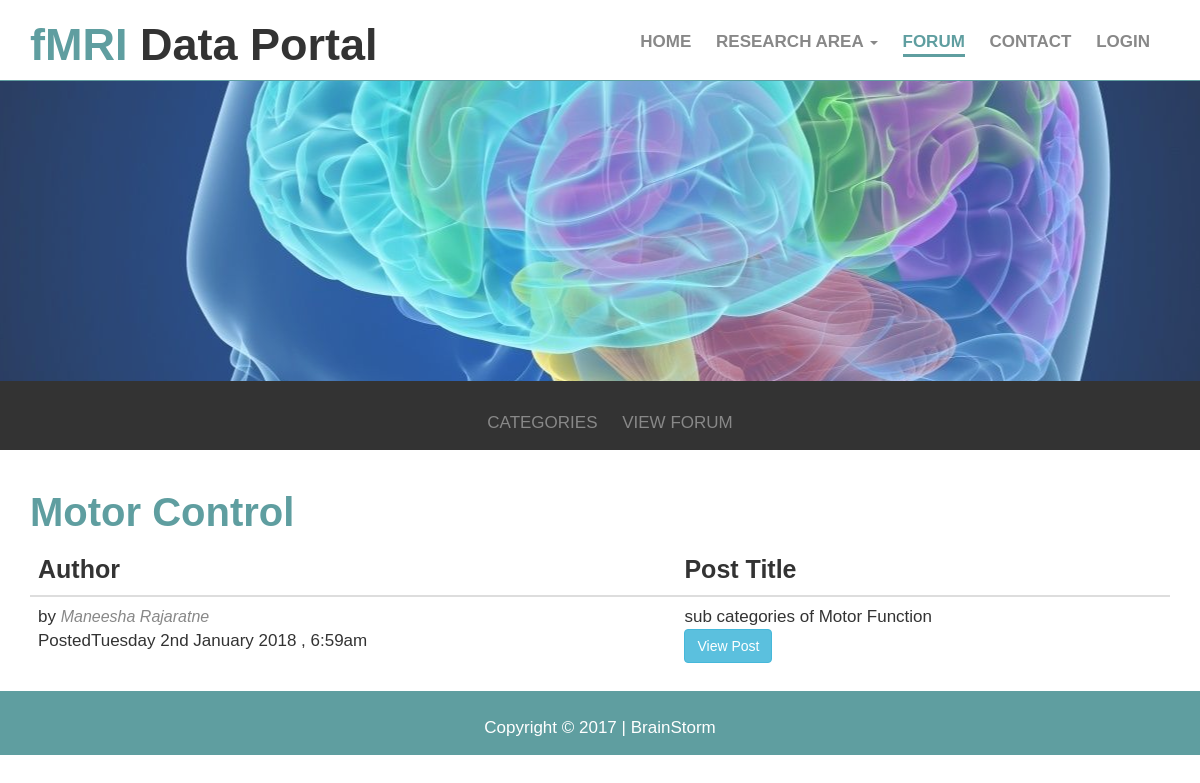
/forum/view_motor_posts.php, run on the app's committed database.
### tables this page shows
CREATE TABLE `discussion` (
  `discussion_id` int(11) NOT NULL,
  `content` longtext NOT NULL,
  `date` datetime DEFAULT NULL,
  `media` binary(1) NOT NULL,
  `user_id` int(11) NOT NULL,
  `section` varchar(25) NOT NULL,
  `topic` varchar(500) NOT NULL
);

CREATE TABLE `users` (
  `user_id` int(11) NOT NULL,
  `fname` varchar(45) NOT NULL,
  `email` varchar(45) NOT NULL,
  `cnfrm_doc` tinyblob NOT NULL,
  `username` varchar(45) NOT NULL,
  `password` varchar(45) NOT NULL,
  `active` int(10) NOT NULL
);

### forum/db_con/view_posts_functions.php (called while the page is built, shortened)
<?php
include('db_con.php');
$sql_motor="SELECT
                discussion.discussion_id,discussion.section,discussion.topic,discussion.content,discussion.date,users.fname
          FROM
                discussion
          INNER JOIN
                users
          ON
                discussion.user_id=users.user_id
          WHERE
                discussion.section='motor control'
          ORDER BY
                discussion.date DESC
          ";
$results_motor=$conn->query($sql_motor);
?>

### forum/view_motor_posts.php (the view, shortened to what this page needs)
<?php
require_once('./db_con/view_posts_functions.php');
?>
<!DOCTYPE html>
<html lang="en">
<head>
    <link rel="stylesheet" href="../css/bootstrap.min.css">
    <link href="../css/style.css" rel="stylesheet">
    <link href="../css/user-style.css" rel="stylesheet">
    <link rel="stylesheet" href="../css/forum.css">
</head>
<body>
<header id="main-header">
    <div class="container">
        <div class="row ">
            <div class="col-xs-2 col-sm-2 col-md-5 col-lg-5">
                <h1><b><span class="primary-text">fMRI</span> Data Portal</b></h1>
            </div>
            <div class="col-xs-10 col-sm-10 col-md-7 col-lg-7">
                <div class="pull-right">
                    <nav id="navbar">
                        <ul>
                            <li><b><a href="../index.php">Home</a></b></li>
                            <li class="dropdown"><b>
                                    <a href="#" class="dropbtn" id="drop" data-toggle="dropdown" role="button" aria-expanded="false">Research Area <span class="caret"></span></a></b>
                            </li>
                            <li class="current"><b><a href="index.php" target="_blank">Forum</a></b></li>
                            <li><a href="../contact.php"><b>Contact</b></a></li>
			                <?php
			                if(isset($_SESSION['username']) AND !empty($_SESSION['username'])){
				                echo '<li><b><a href="../login/logout.php">Logout</a></b></li>';
			                }
			                else {
				                echo '<li><b><a href="../login/login_signup.php">Login</a></b></li>';
			                }
			                ?>
                        </ul>
                    </nav>
                </div>
            </div>
        </div>
    </div>
</header>
<div id="forum">
</div>
<div class="row" id="sub">
    <div class="text-center">
        <div class="pull-center">
            <nav id="subnav">
                <ul>
                    <li ><a href="index.php">Categories</a></li>
                    <li ><a href="all_post.php">View Forum</a></li>
                </ul>
            </nav>
        </div>
    </div>
</div>
<div class="container">
    <h2><strong>Motor Control</strong></h2>
    <table class="table table-responsive">
        <thead class="thead-light">
        <tr>
            <th scope="col">Author</th>
            <th scope="col">Post Title</th>
        </tr>
        </thead>
        <tbody>
        <?php
        while ($total_posts=$results_motor->fetch_assoc())
        {
            ?>
            <tr>
                <td class="author-col">
                    <div>by <a class="name"><?= $total_posts['fname'];?></a></div>
                    <div><span class="font-weight-bold">Posted</span><?php $date=date_create($total_posts['date']); echo date_format($date, 'l jS F Y \,\ g:ia ');?></div>
                </td>
                <td class="post-col d-lg-flex justify-content-lg-between">
                    <div><?= $total_posts['topic'];?></div>
                    <form method="post" action="view_individual_post.php">
                        <button type="submit" name="single_discussion"  class="btn btn-info">View Post</button>
                    </form>
                </td>
            </tr>
        <?php }?>
        </tbody>
    </table>
</div>
<footer id="main-footer">
    <div class="container">
        <div class="row text-center">
            <div class="col-xs-12 col-sm-12 col-md-12 col-lg-12">
                <p>Copyright &copy; 2017 | BrainStorm</p>
            </div>
        </div>
    </div>
</footer>
</body>
</html>

### css/style.css (style rules this page uses)
body { font-family: 'Open-sans', sans-serif; font-size: 17px; line-height: 2em; margin: 0; padding:0; }
.container { margin: auto; }
.primary-text { color: cadetblue; }
#main-header { border-bottom: 1px solid cadetblue; background-color: white; width: 100%; }
#main-header h1 { font-size: 45px }
#navbar { text-transform: uppercase; padding-top: 25px; }
#navbar li { display: inline; padding-right: 20px; list-style: none; }
#navbar a { text-decoration: none; color:#888; }
#navbar li.current a, #navbar a:hover { color:cadetblue; border-bottom: 3px solid cadetblue; padding-bottom: 3px; }
#main-footer { background:cadetblue; color: #fff; padding-bottom: 20px; margin-bottom: 0; }
#main-footer p { position: relative; top: 20px; }

### css/forum.css (style rules this page uses)
#forum { background: url("../images/suggestion.jpg")no-repeat center center; height: 300px; opacity: 0.9; }
#sub { background-color: #333333; margin-bottom: 20px; }
#subnav { text-transform: uppercase; padding-top: 25px; }
#subnav li { display: inline; padding-right: 20px; list-style: none; }
#subnav a { text-decoration: none; color:#888; }
.container h2 { color: cadetblue; font-size: 40px; }
.container .thead-light th { font-family: 'Open-sans', sans-serif; font-size: 25px; }
.container tbody td .name { font-size: 16px; color: #888888; font-style: italic; }

### data on the page
discussion: user.fname "Maneesha Rajaratne", date "Tuesday 2nd January 2018 , 6:59am", topic "sub categories of Motor Function"
